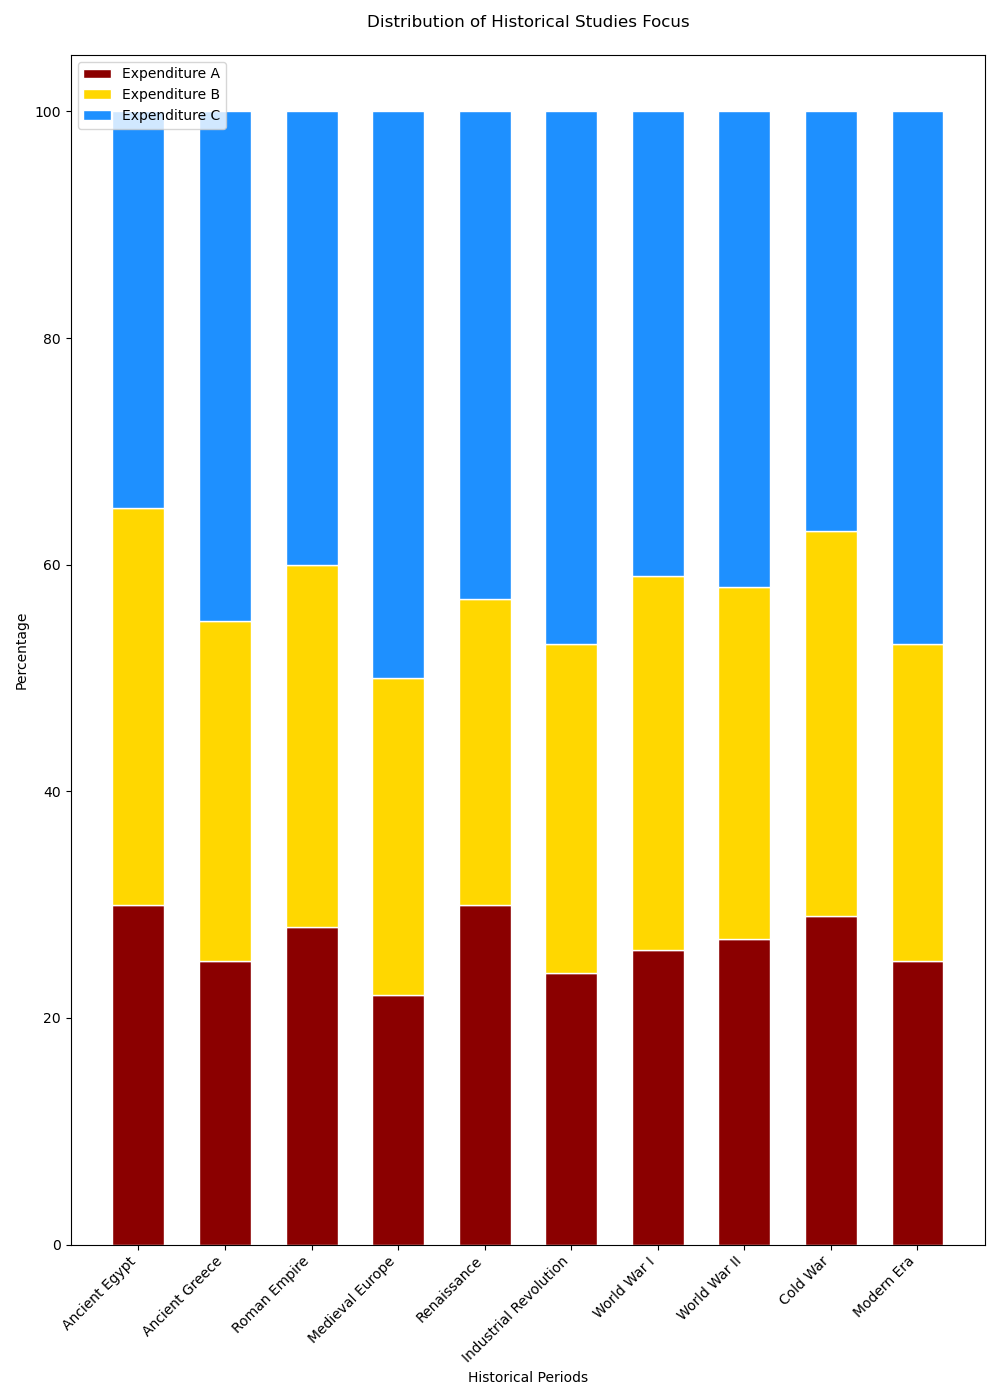

Python code for this plot:
import matplotlib.pyplot as plt
import numpy as np

categories = ['Ancient Egypt', 'Ancient Greece', 'Roman Empire', 'Medieval Europe', 'Renaissance', 
              'Industrial Revolution', 'World War I', 'World War II', 'Cold War', 'Modern Era']
expenditure_a = [30, 25, 28, 22, 30, 24, 26, 27, 29, 25]
expenditure_b = [35, 30, 32, 28, 27, 29, 33, 31, 34, 28]
expenditure_c = [35, 45, 40, 50, 43, 47, 41, 42, 37, 47]

barWidth = 0.6

r = np.arange(len(categories))

bars1 = np.array(expenditure_a)
bars2 = np.array(expenditure_b)
bars3 = np.array(expenditure_c)

bars = np.add(bars1, bars2).tolist()

fig, ax = plt.subplots(figsize=(10, 14))

ax.bar(r, bars1, color='#8B0000', edgecolor='white', width=barWidth)
ax.bar(r, bars2, bottom=bars1, color='#FFD700', edgecolor='white', width=barWidth)
ax.bar(r, bars3, bottom=bars, color='#1E90FF', edgecolor='white', width=barWidth)

ax.set_ylabel('Percentage')
ax.set_xlabel('Historical Periods')
ax.set_xticks(r)
ax.set_xticklabels(categories, rotation=45, ha="right")
ax.legend(['Expenditure A', 'Expenditure B', 'Expenditure C'], loc='upper left')
ax.set_title('Distribution of Historical Studies Focus', pad=20)

plt.tight_layout()
plt.show()
